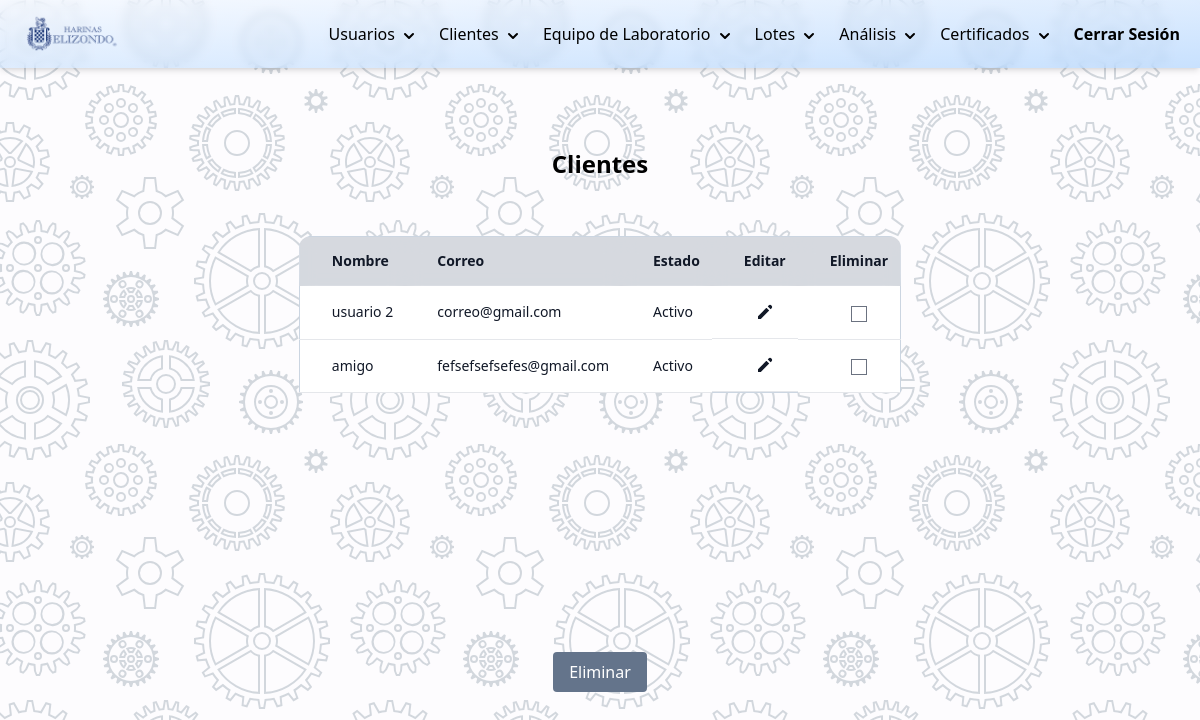
Before: /php/modificar-clientes.php (signed in) with the older database file.
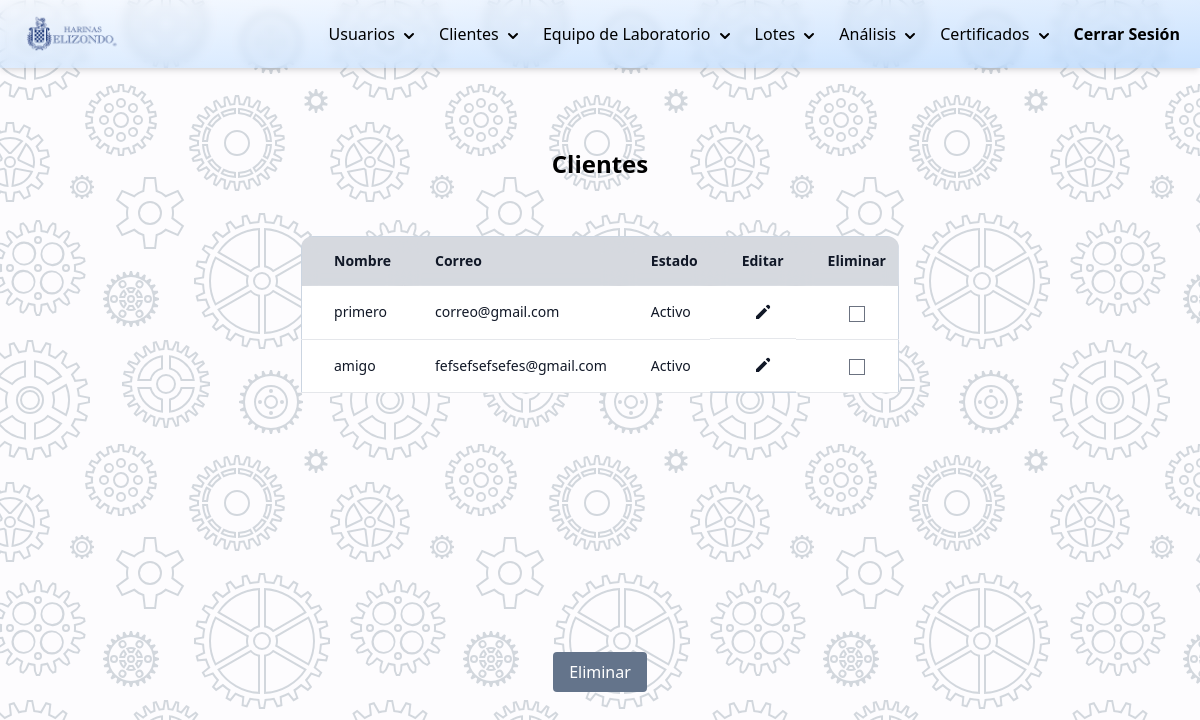
After: the same page with the newer database file.
### tables this page shows
CREATE TABLE `clientes` (
  `id_cliente` int(11) NOT NULL,
  `id_valores` int(11) DEFAULT NULL,
  `correo` varchar(100) DEFAULT NULL,
  `domicilio` varchar(255) DEFAULT NULL,
  `nombre` varchar(100) DEFAULT NULL,
  `rfc` varchar(100) DEFAULT NULL,
  `estado` int(11) DEFAULT 3,
  `nombre_contacto` varchar(100) DEFAULT NULL,
  `puesto_de_contacto` varchar(100) DEFAULT NULL
);

### DB/controlarDB.php (called while the page is built, shortened)
<?php
function hacerConsulta(string $query){
    $con = mysqli_connect(HOST, USER, PASSWORD, DB);
    if (mysqli_connect_errno()) {
        return "Failed to connect to MySQL: " . mysqli_connect_error();
    }else{
        $result = mysqli_query($con, $query);
        $arreglo_de_resultados=[];
        while ($row = mysqli_fetch_array($result)):
            array_push($arreglo_de_resultados,$row);
        endwhile;
        return $arreglo_de_resultados;
    }
}

### php/modificar-clientes.php (the view, shortened to what the changed rows need)
<?php
    require_once("../DB/controlarDB.php");
    function estadoALetra($estado){
        switch ($estado){
            case "3":
                $estado="Activo";
                break;
        }
        return $estado;
    }
    $query_lista_clientes="SELECT id_cliente,nombre,correo,estado FROM clientes";
    $arreglo_clientes=hacerConsulta($query_lista_clientes);
?>
<!DOCTYPE html>
<html lang="es">
<head>
    <link rel="stylesheet" href="../css/styles.css">
    <script src="https://cdn.tailwindcss.com"></script>
    <script src="https://cdn.tailwindcss.com?plugins=forms,typography,aspect-ratio,line-clamp"></script>
</head>
<body class="background">
    <div class="container mx-auto flex justify-center items-center content-center">
        <div class="flex flex-col p-10 mt-10">
            <h1 class="text-2xl text-center mb-4 font-bold">Clientes</h1>
            <form  method="post" action="<?= htmlspecialchars($_SERVER["PHP_SELF"]);?>" class="mt-0">
                <div class="mt-10 overflow-y-auto h-96 rounded-xl">
                    <table class="table-auto rounded-xl border border-slate-300">
                        <thead class="rounded-lg">
                            <tr class="bg-gray-200">
                                <th class="sticky top-0 z-10 border-b border-gray-300 bg-gray-300 bg-opacity-75 py-3.5 pl-4 pr-3 text-left text-sm font-semibold text-gray-900 backdrop-blur backdrop-filter sm:pl-6 lg:pl-8">Nombre</th>
                                <th class="sticky top-0 z-10 border-b border-gray-300 bg-gray-300 bg-opacity-75 py-3.5 pl-4 pr-3 text-left text-sm font-semibold text-gray-900 backdrop-blur backdrop-filter sm:pl-6 lg:pl-8">Correo</th>
                                <th class="sticky top-0 z-10 border-b border-gray-300 bg-gray-300 bg-opacity-75 py-3.5 pl-4 pr-3 text-left text-sm font-semibold text-gray-900 backdrop-blur backdrop-filter sm:pl-6 lg:pl-8">Estado</th>
                                <th class="sticky top-0 z-10 border-b border-gray-300 bg-gray-300 bg-opacity-75 py-3.5 pl-4 pr-3 text-left text-sm font-semibold text-gray-900 backdrop-blur backdrop-filter sm:pl-6 lg:pl-8">Editar</th>
                                <th class="sticky top-0 z-10 border-b border-gray-300 bg-gray-300 bg-opacity-75 py-3.5 pl-4 pr-3 text-left text-sm font-semibold text-gray-900 backdrop-blur backdrop-filter sm:pl-6 lg:pl-8">Eliminar</th>
                            </tr>
                        </thead>
                        <tbody class="bg-white rounded-lg">
                            <?php foreach ($arreglo_clientes as $cliente): ?>
                            <tr>
                                <td class="whitespace-nowrap border-b border-gray-200 py-4 pl-4 pr-3 text-sm font-medium text-gray-900 sm:pl-6 lg:pl-8"><?= $cliente['nombre'] ?></td>
                                <td class="whitespace-nowrap border-b border-gray-200 py-4 pl-4 pr-3 text-sm font-medium text-gray-900 sm:pl-6 lg:pl-8"><?= $cliente['correo'] ?></td>
                                <td class="whitespace-nowrap border-b border-gray-200 py-4 pl-4 pr-3 text-sm font-medium text-gray-900 sm:pl-6 lg:pl-8"><?= estadoALetra($cliente['estado']) ?></td>
                                <td class="whitespace-nowrap border-b border-gray-200 py-4 pl-4 pr-3 text-sm font-medium text-gray-900 sm:pl-6 lg:pl-8 flex justify-center">
                                    <a href="./editar-cliente.php?i=<?= $cliente['id_cliente'] ?>">
                                        <svg xmlns="http://www.w3.org/2000/svg" class="h-5 w-5" viewBox="0 0 20 20" fill="currentColor">
                                            <path d="M13.586 3.586a2 2 0 112.828 2.828l-.793.793-2.828-2.828.793-.793zM11.379 5.793L3 14.172V17h2.828l8.38-8.379-2.83-2.828z" />
                                        </svg>
                                    </a>
                                </td>
                                <td class="whitespace-nowrap border-b border-gray-200 py-4 pl-4 pr-3 text-sm font-medium text-gray-900 sm:pl-6 lg:pl-8 text-center">
                                    <input type="checkbox" name="eliminar[]" value="<?= $cliente['id_cliente'] ?>">
                                </td>
                            </tr>
                            <?php endforeach ?>
                        </tbody>
                    </table>
                </div>
            </form>
        </div>
    </div>
</body>
</html>

Changed rows visible on the page:
changed clientes "correo@gmail.com": nombre "usuario 2" → "primero"
